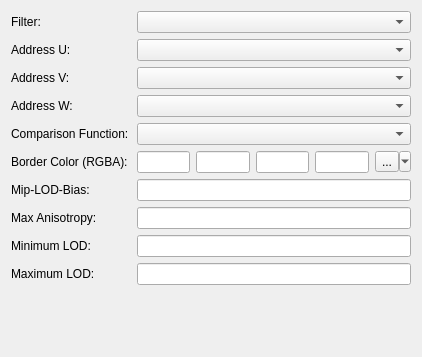
<?xml version="1.0" encoding="UTF-8"?>
<ui version="4.0">
 <class>Sampler_Dlg</class>
 <widget class="QWidget" name="Sampler_Dlg">
  <property name="geometry">
   <rect>
    <x>0</x>
    <y>0</y>
    <width>422</width>
    <height>357</height>
   </rect>
  </property>
  <property name="windowTitle">
   <string>Form</string>
  </property>
  <layout class="QGridLayout" name="gridLayout">
   <item row="0" column="0">
    <widget class="QLabel" name="label_filter">
     <property name="minimumSize">
      <size>
       <width>120</width>
       <height>0</height>
      </size>
     </property>
     <property name="text">
      <string>Filter:</string>
     </property>
    </widget>
   </item>
   <item row="0" column="1">
    <widget class="QComboBox" name="comboBox_ss_filter"/>
   </item>
   <item row="1" column="0">
    <widget class="QLabel" name="label_addressU">
     <property name="text">
      <string>Address U:</string>
     </property>
    </widget>
   </item>
   <item row="1" column="1">
    <widget class="QComboBox" name="comboBox_ss_addressU"/>
   </item>
   <item row="2" column="0">
    <widget class="QLabel" name="label_addressV">
     <property name="text">
      <string>Address V:</string>
     </property>
    </widget>
   </item>
   <item row="2" column="1">
    <widget class="QComboBox" name="comboBox_ss_addressV"/>
   </item>
   <item row="3" column="0">
    <widget class="QLabel" name="label_addressW">
     <property name="text">
      <string>Address W:</string>
     </property>
    </widget>
   </item>
   <item row="3" column="1">
    <widget class="QComboBox" name="comboBox_ss_addressW"/>
   </item>
   <item row="4" column="0">
    <widget class="QLabel" name="label_compFunc">
     <property name="text">
      <string>Comparison Function:</string>
     </property>
    </widget>
   </item>
   <item row="4" column="1">
    <widget class="QComboBox" name="comboBox_ss_compFunc"/>
   </item>
   <item row="5" column="0">
    <widget class="QLabel" name="label_borderColor">
     <property name="text">
      <string>Border Color (RGBA):</string>
     </property>
    </widget>
   </item>
   <item row="5" column="1">
    <layout class="QHBoxLayout" name="horizontalLayout_3">
     <item>
      <widget class="QLineEdit" name="lineEdit_ss_borderR">
       <property name="alignment">
        <set>Qt::AlignRight|Qt::AlignTrailing|Qt::AlignVCenter</set>
       </property>
      </widget>
     </item>
     <item>
      <widget class="QLineEdit" name="lineEdit_ss_borderG">
       <property name="alignment">
        <set>Qt::AlignRight|Qt::AlignTrailing|Qt::AlignVCenter</set>
       </property>
      </widget>
     </item>
     <item>
      <widget class="QLineEdit" name="lineEdit_ss_borderB">
       <property name="alignment">
        <set>Qt::AlignRight|Qt::AlignTrailing|Qt::AlignVCenter</set>
       </property>
      </widget>
     </item>
     <item>
      <widget class="QLineEdit" name="lineEdit_ss_borderA">
       <property name="alignment">
        <set>Qt::AlignRight|Qt::AlignTrailing|Qt::AlignVCenter</set>
       </property>
      </widget>
     </item>
     <item>
      <widget class="QToolButton" name="toolButton_staticColors">
       <property name="sizePolicy">
        <sizepolicy hsizetype="Fixed" vsizetype="Fixed">
         <horstretch>0</horstretch>
         <verstretch>0</verstretch>
        </sizepolicy>
       </property>
       <property name="text">
        <string>...</string>
       </property>
       <property name="popupMode">
        <enum>QToolButton::MenuButtonPopup</enum>
       </property>
       <property name="autoRaise">
        <bool>false</bool>
       </property>
      </widget>
     </item>
    </layout>
   </item>
   <item row="6" column="0">
    <widget class="QLabel" name="label_mipLodBias">
     <property name="text">
      <string>Mip-LOD-Bias:</string>
     </property>
    </widget>
   </item>
   <item row="6" column="1">
    <widget class="QLineEdit" name="lineEdit_ss_mipLODBias">
     <property name="alignment">
      <set>Qt::AlignRight|Qt::AlignTrailing|Qt::AlignVCenter</set>
     </property>
    </widget>
   </item>
   <item row="7" column="0">
    <widget class="QLabel" name="label_maxAnis">
     <property name="text">
      <string>Max Anisotropy:</string>
     </property>
    </widget>
   </item>
   <item row="7" column="1">
    <widget class="QLineEdit" name="lineEdit_ss_maxAnisotropy">
     <property name="alignment">
      <set>Qt::AlignRight|Qt::AlignTrailing|Qt::AlignVCenter</set>
     </property>
    </widget>
   </item>
   <item row="8" column="0">
    <widget class="QLabel" name="label_minLod">
     <property name="text">
      <string>Minimum LOD:</string>
     </property>
    </widget>
   </item>
   <item row="8" column="1">
    <widget class="QLineEdit" name="lineEdit_ss_minLOD">
     <property name="alignment">
      <set>Qt::AlignRight|Qt::AlignTrailing|Qt::AlignVCenter</set>
     </property>
    </widget>
   </item>
   <item row="9" column="0">
    <widget class="QLabel" name="label_maxLod">
     <property name="text">
      <string>Maximum LOD:</string>
     </property>
    </widget>
   </item>
   <item row="9" column="1">
    <widget class="QLineEdit" name="lineEdit_ss_maxLOD">
     <property name="alignment">
      <set>Qt::AlignRight|Qt::AlignTrailing|Qt::AlignVCenter</set>
     </property>
    </widget>
   </item>
   <item row="10" column="1">
    <spacer name="verticalSpacer">
     <property name="orientation">
      <enum>Qt::Vertical</enum>
     </property>
     <property name="sizeHint" stdset="0">
      <size>
       <width>20</width>
       <height>74</height>
      </size>
     </property>
    </spacer>
   </item>
  </layout>
 </widget>
 <tabstops>
  <tabstop>comboBox_ss_filter</tabstop>
  <tabstop>comboBox_ss_addressU</tabstop>
  <tabstop>comboBox_ss_addressV</tabstop>
  <tabstop>comboBox_ss_addressW</tabstop>
  <tabstop>comboBox_ss_compFunc</tabstop>
  <tabstop>lineEdit_ss_borderR</tabstop>
  <tabstop>lineEdit_ss_borderG</tabstop>
  <tabstop>lineEdit_ss_borderB</tabstop>
  <tabstop>lineEdit_ss_borderA</tabstop>
  <tabstop>toolButton_staticColors</tabstop>
  <tabstop>lineEdit_ss_mipLODBias</tabstop>
  <tabstop>lineEdit_ss_maxAnisotropy</tabstop>
  <tabstop>lineEdit_ss_minLOD</tabstop>
  <tabstop>lineEdit_ss_maxLOD</tabstop>
 </tabstops>
 <resources/>
 <connections>
  <connection>
   <sender>comboBox_ss_filter</sender>
   <signal>activated(int)</signal>
   <receiver>Sampler_Dlg</receiver>
   <slot>onUpdate()</slot>
   <hints>
    <hint type="sourcelabel">
     <x>273</x>
     <y>18</y>
    </hint>
    <hint type="destinationlabel">
     <x>210</x>
     <y>178</y>
    </hint>
   </hints>
  </connection>
  <connection>
   <sender>comboBox_ss_addressU</sender>
   <signal>activated(int)</signal>
   <receiver>Sampler_Dlg</receiver>
   <slot>onUpdate()</slot>
   <hints>
    <hint type="sourcelabel">
     <x>273</x>
     <y>44</y>
    </hint>
    <hint type="destinationlabel">
     <x>210</x>
     <y>178</y>
    </hint>
   </hints>
  </connection>
  <connection>
   <sender>comboBox_ss_addressV</sender>
   <signal>activated(int)</signal>
   <receiver>Sampler_Dlg</receiver>
   <slot>onUpdate()</slot>
   <hints>
    <hint type="sourcelabel">
     <x>273</x>
     <y>70</y>
    </hint>
    <hint type="destinationlabel">
     <x>210</x>
     <y>178</y>
    </hint>
   </hints>
  </connection>
  <connection>
   <sender>comboBox_ss_addressW</sender>
   <signal>activated(int)</signal>
   <receiver>Sampler_Dlg</receiver>
   <slot>onUpdate()</slot>
   <hints>
    <hint type="sourcelabel">
     <x>273</x>
     <y>96</y>
    </hint>
    <hint type="destinationlabel">
     <x>210</x>
     <y>178</y>
    </hint>
   </hints>
  </connection>
  <connection>
   <sender>comboBox_ss_compFunc</sender>
   <signal>activated(int)</signal>
   <receiver>Sampler_Dlg</receiver>
   <slot>onUpdate()</slot>
   <hints>
    <hint type="sourcelabel">
     <x>273</x>
     <y>122</y>
    </hint>
    <hint type="destinationlabel">
     <x>210</x>
     <y>178</y>
    </hint>
   </hints>
  </connection>
  <connection>
   <sender>lineEdit_ss_borderR</sender>
   <signal>editingFinished()</signal>
   <receiver>Sampler_Dlg</receiver>
   <slot>onUpdate()</slot>
   <hints>
    <hint type="sourcelabel">
     <x>162</x>
     <y>149</y>
    </hint>
    <hint type="destinationlabel">
     <x>210</x>
     <y>178</y>
    </hint>
   </hints>
  </connection>
  <connection>
   <sender>lineEdit_ss_borderG</sender>
   <signal>editingFinished()</signal>
   <receiver>Sampler_Dlg</receiver>
   <slot>onUpdate()</slot>
   <hints>
    <hint type="sourcelabel">
     <x>222</x>
     <y>149</y>
    </hint>
    <hint type="destinationlabel">
     <x>210</x>
     <y>178</y>
    </hint>
   </hints>
  </connection>
  <connection>
   <sender>lineEdit_ss_borderB</sender>
   <signal>editingFinished()</signal>
   <receiver>Sampler_Dlg</receiver>
   <slot>onUpdate()</slot>
   <hints>
    <hint type="sourcelabel">
     <x>282</x>
     <y>149</y>
    </hint>
    <hint type="destinationlabel">
     <x>210</x>
     <y>178</y>
    </hint>
   </hints>
  </connection>
  <connection>
   <sender>lineEdit_ss_borderA</sender>
   <signal>editingFinished()</signal>
   <receiver>Sampler_Dlg</receiver>
   <slot>onUpdate()</slot>
   <hints>
    <hint type="sourcelabel">
     <x>342</x>
     <y>149</y>
    </hint>
    <hint type="destinationlabel">
     <x>210</x>
     <y>178</y>
    </hint>
   </hints>
  </connection>
  <connection>
   <sender>lineEdit_ss_mipLODBias</sender>
   <signal>editingFinished()</signal>
   <receiver>Sampler_Dlg</receiver>
   <slot>onUpdate()</slot>
   <hints>
    <hint type="sourcelabel">
     <x>273</x>
     <y>176</y>
    </hint>
    <hint type="destinationlabel">
     <x>210</x>
     <y>178</y>
    </hint>
   </hints>
  </connection>
  <connection>
   <sender>lineEdit_ss_maxAnisotropy</sender>
   <signal>editingFinished()</signal>
   <receiver>Sampler_Dlg</receiver>
   <slot>onUpdate()</slot>
   <hints>
    <hint type="sourcelabel">
     <x>273</x>
     <y>202</y>
    </hint>
    <hint type="destinationlabel">
     <x>210</x>
     <y>178</y>
    </hint>
   </hints>
  </connection>
  <connection>
   <sender>lineEdit_ss_minLOD</sender>
   <signal>editingFinished()</signal>
   <receiver>Sampler_Dlg</receiver>
   <slot>onUpdate()</slot>
   <hints>
    <hint type="sourcelabel">
     <x>273</x>
     <y>228</y>
    </hint>
    <hint type="destinationlabel">
     <x>210</x>
     <y>178</y>
    </hint>
   </hints>
  </connection>
  <connection>
   <sender>lineEdit_ss_maxLOD</sender>
   <signal>editingFinished()</signal>
   <receiver>Sampler_Dlg</receiver>
   <slot>onUpdate()</slot>
   <hints>
    <hint type="sourcelabel">
     <x>273</x>
     <y>254</y>
    </hint>
    <hint type="destinationlabel">
     <x>210</x>
     <y>178</y>
    </hint>
   </hints>
  </connection>
 </connections>
 <slots>
  <slot>onUpdate()</slot>
 </slots>
</ui>
